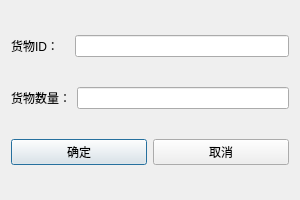
<?xml version="1.0" encoding="UTF-8"?>
<ui version="4.0">
 <class>Dialog</class>
 <widget class="QDialog" name="Dialog">
  <property name="geometry">
   <rect>
    <x>0</x>
    <y>0</y>
    <width>300</width>
    <height>200</height>
   </rect>
  </property>
  <property name="windowTitle">
   <string>出库</string>
  </property>
  <layout class="QVBoxLayout" name="verticalLayout">
   <item>
    <layout class="QHBoxLayout" name="horizontalLayout_goodsId">
     <item>
      <widget class="QLabel" name="label_goodsId">
       <property name="text">
        <string>货物ID：   </string>
       </property>
      </widget>
     </item>
     <item>
      <widget class="QLineEdit" name="lineEdit_goodsId"/>
     </item>
    </layout>
   </item>
   <item>
    <layout class="QHBoxLayout" name="horizontalLayout_goodsNum">
     <item>
      <widget class="QLabel" name="label_goodsNum">
       <property name="text">
        <string>货物数量：</string>
       </property>
      </widget>
     </item>
     <item>
      <widget class="QLineEdit" name="lineEdit_goodsNum"/>
     </item>
    </layout>
   </item>
   <item>
    <layout class="QHBoxLayout" name="horizontalLayout_buttons">
     <item>
      <widget class="QPushButton" name="button_confirm">
       <property name="text">
        <string>确定</string>
       </property>
      </widget>
     </item>
     <item>
      <widget class="QPushButton" name="button_cancel">
       <property name="text">
        <string>取消</string>
       </property>
      </widget>
     </item>
    </layout>
   </item>
  </layout>
 </widget>
 <resources/>
 <connections/>
</ui>
